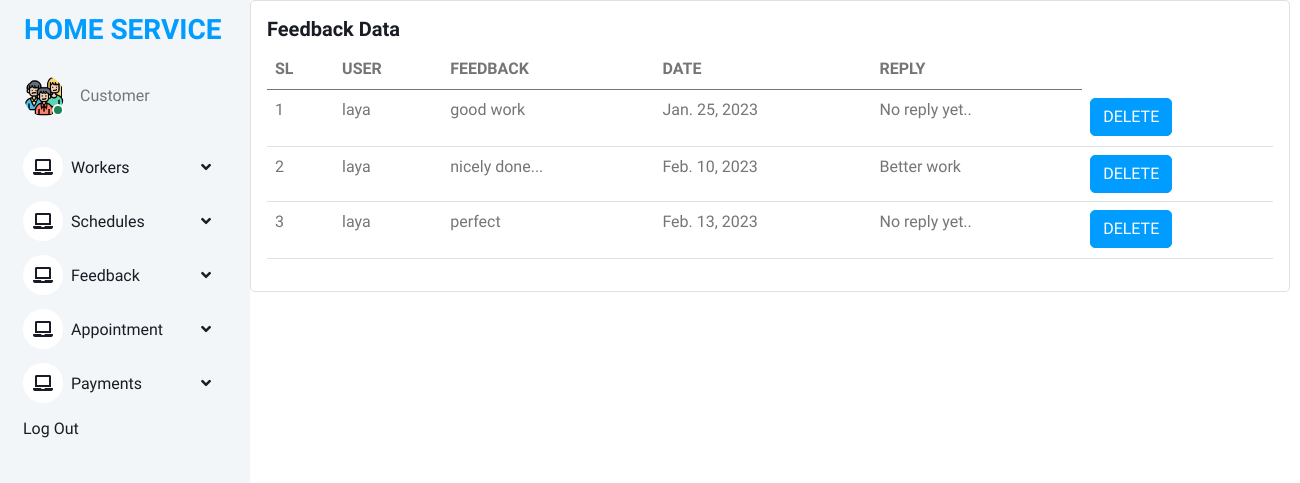
/view (signed in), run on the app's committed database.
### online_home_service_app/models.py (models this page shows)
class Complaints(models.Model):
    user = models.ForeignKey(Login,on_delete=models.DO_NOTHING)
    feedback = models.TextField()
    date = models.DateField(auto_now=True)
    reply = models.TextField(null=True,blank=True)

class Login(AbstractUser):
    is_customer=models.BooleanField(default=False)
    is_worker=models.BooleanField(default=False)

### online_home_service_app/views.py (the view)
# urls.py: path("view",views.view,name="view"),
@login_required(login_url = 'logout')
def view(request):
    data = Complaints.objects.filter(user = request.user)
    print(data)
    return render(request, "customer/view.html", {"data": data})

### templates/customer/view.html (shortened to what this page needs)
{% extends "customer/customer base.html" %}
{% block content %}
<div class="card" style="width: 65rem;">
  <div class="card-body">
    <h5 class="card-title">Feedback Data</h5>
<table class="table">
  <thead>
    <tr>
      <th scope="col">SL</th>
      <th scope="col">USER</th>
      <th scope="col">FEEDBACK</th>
      <th scope="col">DATE</th>
      <th scope="col">REPLY</th>
    </tr>
  </thead>
  <tbody>
      {% for i in data %}
    <tr>
      <td>{{forloop.counter}}</td>
      <td>{{i.user}}</td>
        <td>{{i.feedback}}</td>
         <td>{{i.date}}</td>
       <td>
        {% if i.reply == None %}
        <p>No reply yet..</p>
        {% else %}
        {{i.reply}}
        {% endif %}
      </td>
       <td><a href="{% url 'del_feedback' i.id %}" class="btn btn-primary">DELETE</a> </td>
    </tr>
{% endfor %}
  </tbody>
  </table>
{% endblock %}

### static/static1/assets2/css/style.css (style rules this page uses)
:root { --primary: #009CFF; --light: #F3F6F9; --dark: #191C24; }
.btn { transition: .5s; }
.btn.btn-primary { color: #FFFFFF; }

### data on the page
Complaints: user "laya", feedback "good work", date "Jan. 25, 2023", shows "No reply yet.."
Complaints: user "laya", feedback "nicely done...", date "Feb. 10, 2023", reply "Better work"
Complaints: user "laya", feedback "perfect", date "Feb. 13, 2023", shows "No reply yet.."
